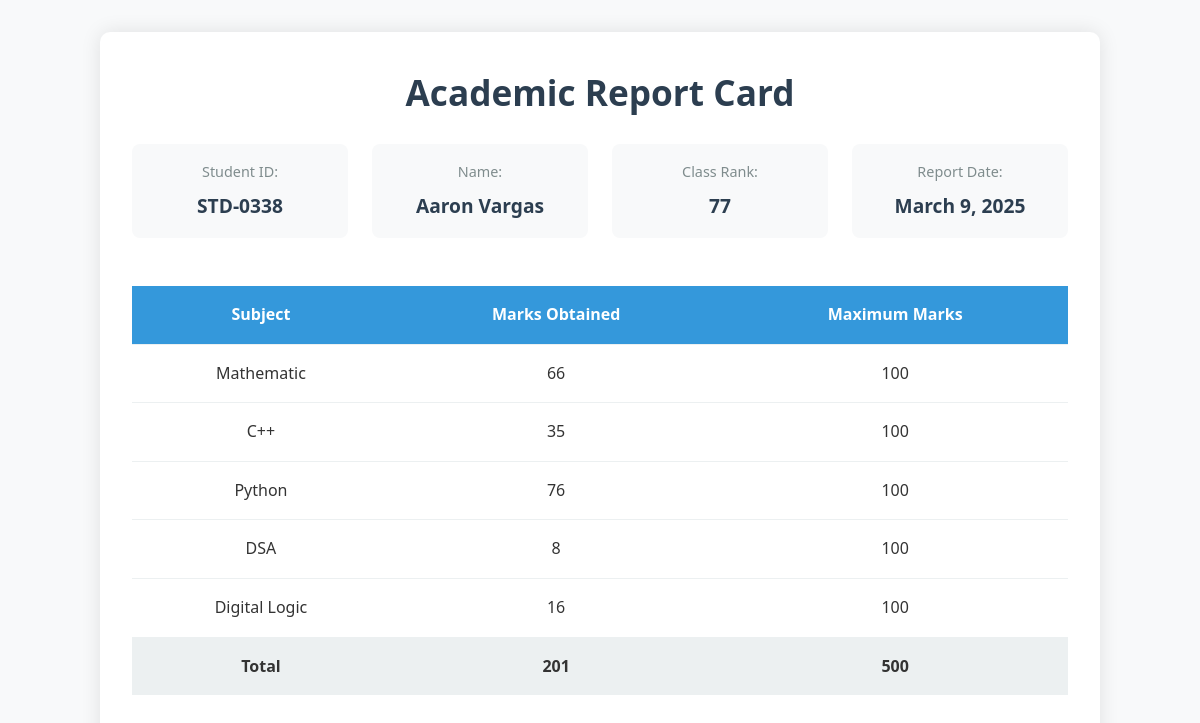
The page /report-card/STD-0338/ on the database its author committed.
### home/models.py (models this page shows, shortened)
class SubjectMarks(models.Model):
    student = models.ForeignKey(Student, related_name='studentmarks', on_delete=models.CASCADE)
    subject = models.ForeignKey(Subject, on_delete=models.CASCADE)
    marks = models.IntegerField()
    class Mete:
        unique_together = ['student', 'marks']

class Student(models.Model):
    name = models.CharField(max_length=100)
    student_id = models.OneToOneField(StudentID,related_name='studentid', on_delete=models.CASCADE)
    age = models.PositiveIntegerField()
    email = models.EmailField(null=True, blank=True, unique=True)
    address = models.TextField(null=True, blank=True)
    def __str__(self):
        return self.name
    class Meta:
        ordering = ['name']
        verbose_name = "student"

class StudentID(models.Model):
    student_id = models.CharField(max_length=15, unique=True)
    def __str__(self):
        return self.student_id

class ReportCard(models.Model):
    student = models.ForeignKey(Student, related_name='studentreportcard', on_delete=models.CASCADE)
    rank = models.IntegerField()
    data_of_report_card = models.DateField(auto_now_add=True)
    class Meta:
        unique_together = ['rank', 'data_of_report_card']

class Subject(models.Model):
    subject = models.CharField(max_length=100, unique=True)
    def __str__(self):
        return self.subject

### home/views.py (the view)
# urls.py: path('', home, name='home'),    path('report-card/<student_id>/',report_card, name='report_card')
def report_card(request, student_id):
    queryset = SubjectMarks.objects.filter(student__student_id__student_id = student_id)
    total_marks = queryset.aggregate(total_marks = Sum('marks'))
    return render(request, 'report_card.html', {'mark':queryset, 'total_mark': total_marks})

### home/templates/report_card.html (shortened to what this page needs)
{% load static %}
<!DOCTYPE html>
<html lang="en">
<head>
    <link rel="stylesheet" href="{% static 'report_card.css' %}">
</head>
<body>
    <div class="report-container">
        <div class="header">
            <h1>Academic Report Card</h1>
            <div class="student-info">
                <div class="info-item">
                    <span class="label">Student ID:</span>
                    <span class="value" id="studentId">{{ mark.first.student.student_id }}</span>
                </div>
                <div class="info-item">
                    <span class="label">Name:</span>
                    <span class="value" id="studentName">{{ mark.first.student }}</span>
                </div>
                <div class="info-item">
                    <span class="label">Class Rank:</span>
                    <span class="value" id="studentRank">{{ mark.first.student.studentreportcard.first.rank }}</span>
                </div>
                <div class="info-item">
                    <span class="label">Report Date:</span>
                    <span class="value" id="reportDate">{{ mark.first.student.studentreportcard.first.data_of_report_card }}</span>
                </div>
            </div>
        </div>
        <div class="marks-table">
            <table>
                <thead>
                    <tr>
                        <th>Subject</th>
                        <th>Marks Obtained</th>
                        <th>Maximum Marks</th>
                    </tr>
                </thead>
                <tbody>
                    {% for mark in mark %}
                    <tr>
                        <td>{{ mark.subject }}</td>
                        <td>{{ mark.marks }}</td>
                        <td>100</td>
                    </tr>
                    {% endfor %}
                    <tr class="total-row">
                        <td>Total</td>
                        <td>{{ total_mark.total_marks }}</td>
                        <td>500</td>
                    </tr>
                </tbody>
            </table>
        </div>
    </div>
</body>
</html>

### home/static/report_card.css (style rules this page uses)
* { margin: 0; padding: 0; box-sizing: border-box; font-family: 'Segoe UI', Tahoma, Geneva, Verdana, sans-serif; }
body { background-color: #f8f9fa; color: #333; line-height: 1.6; }
.report-container { max-width: 1000px; margin: 2rem auto; padding: 2rem; background-color: white; box-shadow: 0 0 20px rgba(0,0,0,0.1); border-radius: 10px; }
.header { text-align: center; margin-bottom: 2rem; }
.header h1 { color: #2c3e50; margin-bottom: 1.5rem; font-size: 2.2rem; }
.student-info { display: grid; grid-template-columns: repeat(auto-fit, minmax(200px, 1fr)); gap: 1.5rem; margin-bottom: 2rem; }
.info-item { background-color: #f8f9fa; padding: 1rem; border-radius: 8px; text-align: center; }
.label { display: block; color: #7f8c8d; font-size: 0.9rem; margin-bottom: 0.5rem; }
.value { font-size: 1.2rem; font-weight: 600; color: #2c3e50; }
.marks-table { overflow-x: auto; }
table { width: 100%; border-collapse: collapse; margin: 1rem 0; }
th, td { padding: 1rem; text-align: center; border-bottom: 1px solid #ecf0f1; }
th { background-color: #3498db; color: white; font-weight: 600; }
.total-row { background-color: #ecf0f1; font-weight: bold; }
.total-row td { border-bottom: none; }

### rows shown on the page
SubjectMarks: first.student.student_id "STD-0338", first.student "Aaron Vargas", first.student.studentreportcard.first.rank "77", first.student.studentreportcard.first.data_of_report_card "March 9, 2025", subject "Mathematic", marks "66"
SubjectMarks: subject "C++", marks "35"
SubjectMarks: subject "Python", marks "76"
SubjectMarks: subject "DSA", marks "8"
SubjectMarks: subject "Digital Logic", marks "16"

### other values the page prints
{{ total_mark.total_marks }} "201"
